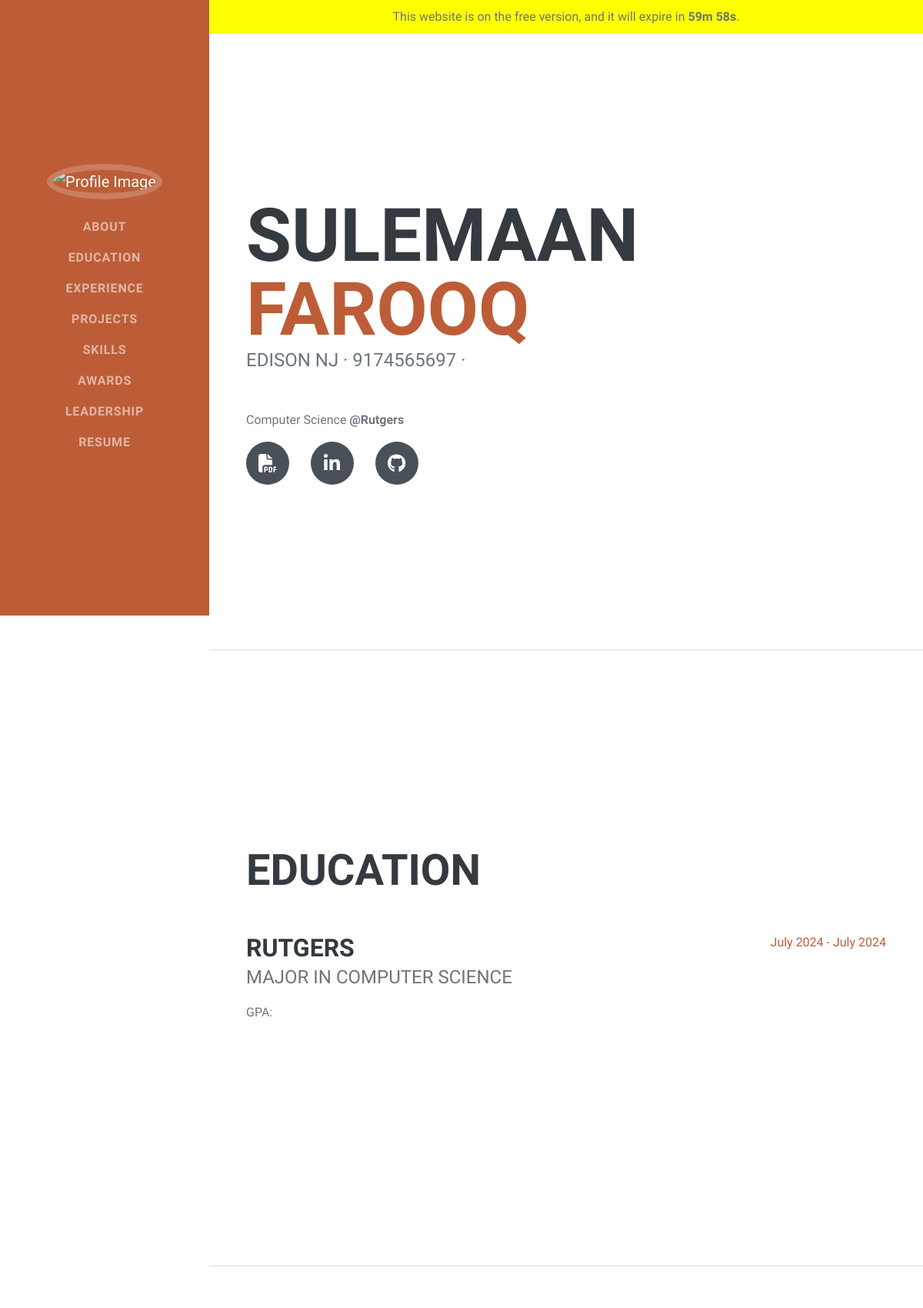
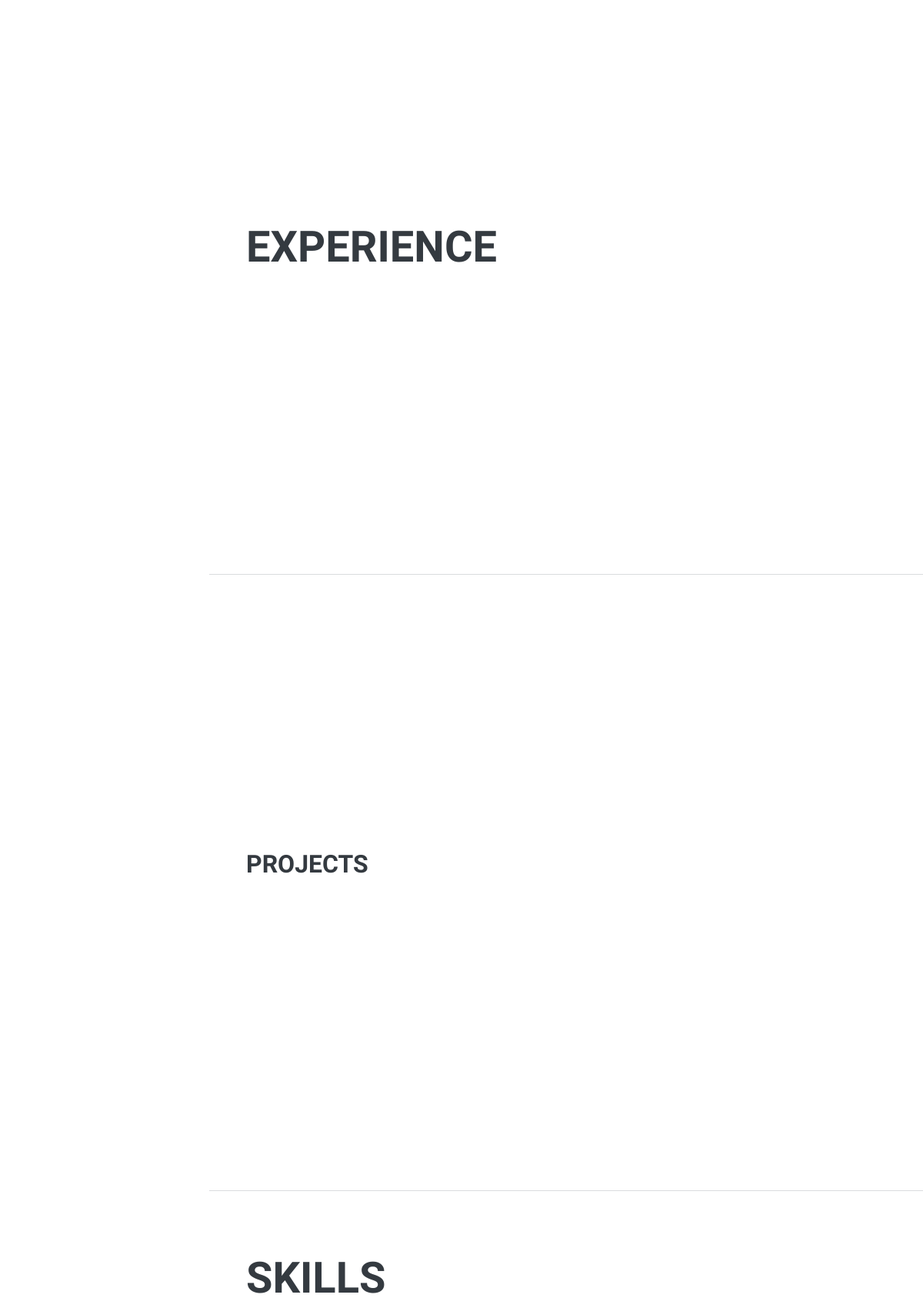
The app's page /hassan/ (upper part) with its own data (2 pictures, top to bottom).
### resume_app/models.py (models this page shows, shortened)
class UserProfile(models.Model):
    def profile_image_upload_to(instance, filename):
        return f"profile_pictures/{instance.account.id}.jpg"
    id = models.AutoField(primary_key=True)
    account = models.ForeignKey(Account, on_delete=models.CASCADE, null=True, related_name='account_user_profile')
    user = models.ForeignKey(User, on_delete=models.CASCADE, null=True, related_name='user_profile_user')
    first_name = models.CharField(max_length=255)
    last_name = models.CharField(max_length=255)
    phone = models.CharField(max_length=15)
    city = models.CharField(max_length=255)
    state = models.CharField(max_length=255)
    linkedin_link = models.CharField(blank=True, null=True, max_length=255)
    resume_link = models.URLField(blank=True, null=True)
    github_link = models.CharField(blank=True, null=True, max_length=255)
    website_link = models.URLField(blank=True, null=True)
    profile_image = models.ImageField(upload_to=profile_image_upload_to, storage=OverwriteStorage(), blank=True, null=True)
    institution = models.CharField(max_length=255, blank=True, null=True)
    major = models.CharField(max_length=255, blank=True, null=True)
    minor = models.CharField(max_length=255, blank=True, null=True)
    start_date = models.DateField(default=date.today)
    end_date = models.DateField(default=date.today)
    spoken_languages = models.CharField(max_length=255, blank=True, null=True)
    programming_languages = models.CharField(max_length=255, blank=True, null=True)
    technical_skills = models.CharField(max_length=255, blank=True, null=True)
    leadership = models.CharField(max_length=255, blank=True, null=True)
    DEGREE_CHOICES = [
        ('Science', 'Science'),
        ('Art', 'Art'),
    ]
    degree_type = models.CharField(
        max_length=10,
        choices=DEGREE_CHOICES,
        blank=True,
        null=True,
    )

### resume_app/views.py (the view)
# urls.py: path('<str:url_name>/', website, name='website'),
def website(request, url_name):
    try:
        account = Account.objects.get(name=url_name)
        user_profile = get_object_or_404(UserProfile, account=account)
        user_plan = Plan.objects.get(account = account)
        context = {
            'user_profile': user_profile,
            'account' : account,
            'user_plan' : user_plan,
        }
        return render(request, 'website.html', context)
    except Account.DoesNotExist:
        print(f"Account with url_name {url_name} does not exist.")
        return render(request, 'home.html', status=404)  # Render a custom 404 page

### resume_app/templates/website.html (shortened to what this page needs)
{% load static %}
<!DOCTYPE html>
<html lang="en">
    <head>
        <link href="{% static 'css/styles.css' %}" rel="stylesheet" />
    </head>
    <body>
    <body id="page-top">
        {% if account.tier == "free" %}
            <div id="expiration-banner" style="background-color: yellow; text-align: center; padding: 10px; width: 100%;">
                This website is on the free version, and it will expire in <span id="expiration-time"></span>.
            </div>
        {% endif %}
        <nav class="navbar navbar-expand-lg navbar-dark bg-primary fixed-top" id="sideNav">
            <a class="navbar-brand js-scroll-trigger" href="#page-top">
                <span class="d-none d-lg-block">
                    {% if user_profile.profile_image %}
                        <img class="img-fluid img-profile rounded-circle mx-auto mb-2" src="{% static 'profile_pictures/' %}{{ account.id }}.jpg" alt="Profile Image" />
                    {% else %}
                        <img class="img-fluid img-profile rounded-circle mx-auto mb-2" src="{% static 'profile_pictures/0.jpg' %}" alt="Profile Image" />
                    {% endif %}
                </span>
            </a>
            <div class="collapse navbar-collapse" id="navbarResponsive">
                <ul class="navbar-nav">
                    <li class="nav-item"><a class="nav-link js-scroll-trigger" href="#about">About</a></li>
                    <li class="nav-item"><a class="nav-link js-scroll-trigger" href="#education">Education</a></li>
                    <li class="nav-item"><a class="nav-link js-scroll-trigger" href="#experience">Experience</a></li>
                    <li class="nav-item"><a class="nav-link js-scroll-trigger" href="#projects">Projects</a></li>
                    <li class="nav-item"><a class="nav-link js-scroll-trigger" href="#skills">Skills</a></li>
                    <li class="nav-item"><a class="nav-link js-scroll-trigger" href="#awards">Awards</a></li>
                    <li class="nav-item"><a class="nav-link js-scroll-trigger" href="#Leadership">Leadership</a></li>
                    <li class="nav-item"><a class="nav-link js-scroll-trigger" href="{{user_profile.resume_link}}" target="_blank">Resume</a></li>
                </ul>
            </div>
        </nav>
        <div class="container-fluid p-0">
            <section class="resume-section" id="about">
                <div class="resume-section-content">
                    <h1 class="mb-0">
                        {{user_profile.first_name}}
                        <span class="text-primary">{{user_profile.last_name}}</span>
                    </h1>
                    <div class="subheading mb-5">
                        {{user_profile.city}} {{user_profile.state}} · {{user_profile.phone}} ·
                    </div>
                    <p> {{ user_profile.major }} <b> @{{ user_profile.institution }} </b> <br> </p>
                    <div class="social-icons">
                        <a class="social-icon" href="{{user_profile.resume_link}}" target="_blank"><i class="fa-solid fa-file-pdf"></i></a>
                        <a class="social-icon" href="{{user_profile.linkedin_link}}" target="_blank" ><i class="fab fa-linkedin-in"></i></a>
                        <a class="social-icon" href="{{user_profile.github_link}}" target="_blank"><i class="fab fa-github"></i></a>
                    </div>
                </div>
            </section>
            <hr class="m-0" />
            <section class="resume-section" id="education">
                <div class="resume-section-content">
                    <h2 class="mb-5">Education</h2>
                    <div class="d-flex flex-column flex-md-row justify-content-between mb-5">
                        <div class="flex-grow-1">
                            <h3 class="mb-0">{{ user_profile.institution }}</h3>
                            <div class="subheading mb-3">Major in {{ user_profile.major }}</div>
                            <p>GPA: </p>
                        </div>
                        <div class="flex-shrink-0"><span class="text-primary">  {{ user_profile.start_date|date:"F Y" }} - {% if user_profile.end_date %}{{ user_profile.end_date|date:"F Y" }}{% else %}Present{% endif %} </span></div>
                    </div>
                </div>
            </section>
            <hr class="m-0" />
            <section class="resume-section" id="experience">
                <div class="resume-section-content">
                    <h2 class="mb-5">Experience</h2>
                </div>
            </section>
            <hr class="m-0" />
            <section class="resume-section" id="projects">
                <div class="d-flex flex-column flex-md-row justify-content-between mb-5">
                    <div class="flex-grow-1">
                        <h3 class="mb-0">PROJECTS</h3>
                    </div>
                </div>
            </section>
            <hr class="m-0" />
            <section class="resume-section" id="skills">
                <div class="resume-section-content">
                    <h2 class="mb-5">Skills</h2>
                </div>
            </section>
        </div>
    </body>
</html>

### records on screen
UserProfile: first_name "SULEMAAN", last_name "FAROOQ", city "EDISON", state "NJ", phone "9174565697", major "Computer Science", institution "Rutgers", institution "RUTGERS", major "COMPUTER SCIENCE", start_date "July 2024", end_date "July 2024"
